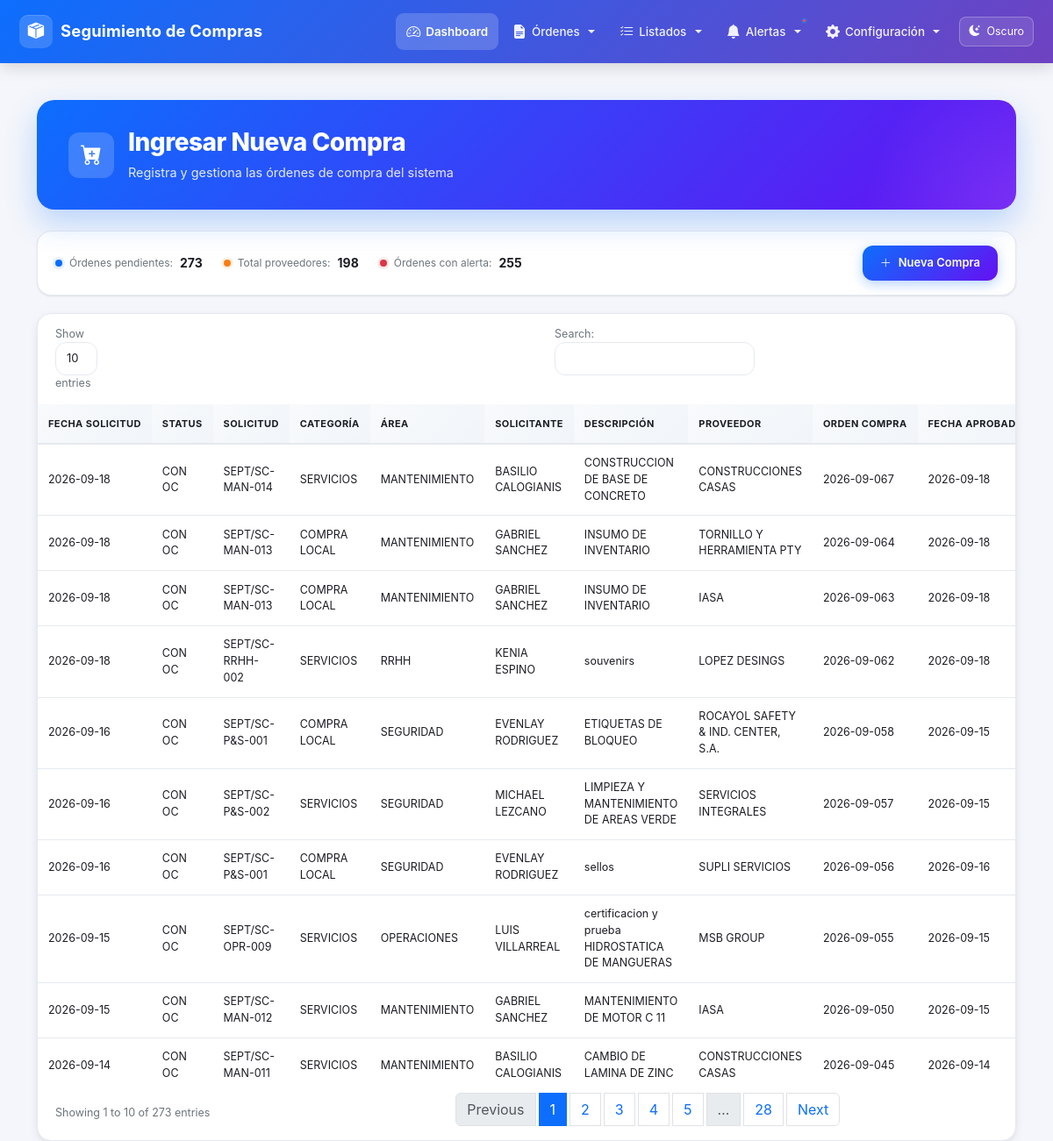
The app's page /seguimiento/view/formulario.php (signed in) with its own data.
### tables this page shows
CREATE TABLE `compras_detalle` (
  `id` int(11) NOT NULL,
  `fecha_solicitud` date DEFAULT NULL,
  `status` varchar(50) DEFAULT NULL,
  `solicitud` varchar(50) DEFAULT NULL,
  `categoria` varchar(50) DEFAULT NULL,
  `destino` varchar(50) DEFAULT NULL,
  `area` varchar(50) DEFAULT NULL,
  `solicitante` varchar(100) DEFAULT NULL,
  `descripcion` text DEFAULT NULL,
  `proveedor` varchar(100) DEFAULT NULL,
  `orden_compra` varchar(50) DEFAULT NULL,
  `fecha_aprobada` date DEFAULT NULL,
  `llego_terminal` varchar(10) DEFAULT NULL,
  `llego_isla` varchar(10) DEFAULT NULL,
  `fecha_llegada_isla` date DEFAULT NULL,
  `fecha_llegada` date DEFAULT NULL,
  `status_entrega` varchar(100) DEFAULT NULL,
  `fecha_cierre_oc` datetime DEFAULT NULL,
  `contador_dias` int(11) DEFAULT NULL,
  `alertas_dias` int(11) DEFAULT NULL,
  `fecha_alerta` date DEFAULT NULL,
  `comentario` varchar(255) DEFAULT NULL
);

### seguimiento/view/formulario.php (the view, shortened to what this page needs)
<?php
include '../php/conexion.php';
$sql_compras = "SELECT * FROM compras_detalle WHERE status_entrega = 'Pendiente' ORDER BY id DESC";
$result_compras = $con->query($sql_compras);
$proveedores = [];
$sql = "SELECT nombre FROM proveedores ORDER BY nombre ASC";
$result = $con->query($sql);
if ($result && $result->num_rows > 0) {
    while ($row = $result->fetch_assoc()) {
        $proveedores[] = $row['nombre'];
    }
}
$sql_update_dias = "
    UPDATE compras_detalle
    SET contador_dias = DATEDIFF(fecha_llegada, fecha_solicitud)
    WHERE fecha_llegada IS NOT NULL
";
$con->query($sql_update_dias);
$sql_alerta = "SELECT id, fecha_solicitud, alertas_dias, comentario FROM compras_detalle
               WHERE status_entrega = 'Pendiente'
               AND DATEDIFF(CURDATE(), fecha_solicitud) > 15
               AND (comentario IS NULL OR comentario = '')";
$result_alerta = $con->query($sql_alerta);
$total_pendientes = 0;
if (isset($result_compras) && $result_compras instanceof mysqli_result) {
    $total_pendientes = $result_compras->num_rows;
}
$total_proveedores = 0;
if (isset($proveedores) && is_array($proveedores) && count($proveedores) > 0) {
    $total_proveedores = count($proveedores);
} else {
    $res_fb = $con->query("SELECT COUNT(*) AS total FROM proveedores");
    if ($res_fb) {
        $total_proveedores = (int)($res_fb->fetch_assoc()['total'] ?? 0);
    }
}
$total_alerta = 0;
if (isset($result_alerta) && $result_alerta instanceof mysqli_result) {
    $total_alerta = $result_alerta->num_rows;
}
?>
<?php include '../includes/navbar.php'; ?>
<div class="container main-content mt-4">
    <div class="page-header animate-in">
        <div class="d-flex align-items-center gap-3">
            <div class="header-icon">
                <i class="bi bi-cart-plus-fill"></i>
            </div>
            <div>
                <h2>Ingresar Nueva Compra</h2>
                <p class="subtitle mb-0">
                    Registra y gestiona las órdenes de compra del sistema
                </p>
            </div>
        </div>
    </div>
    <div class="action-bar animate-in delay-1">
        <div class="stats">
            <div class="stat-item">
                <span class="stat-dot"></span>
                <span>Órdenes pendientes:</span>
                <strong><?= $total_pendientes ?></strong>
            </div>
            <div class="stat-item">
                <span class="stat-dot warning"></span>
                <span>Total proveedores:</span>
                <strong><?= $total_proveedores ?></strong>
            </div>
            <div class="stat-item">
                <span class="stat-dot danger"></span>
                <span>Órdenes con alerta:</span>
                <strong><?= $total_alerta ?></strong>
            </div>
        </div>
        <button class="btn btn-modern btn-primary-modern"
                data-bs-toggle="modal"
                data-bs-target="#modalCompra">
            <i class="bi bi-plus-lg"></i>
            Nueva Compra
        </button>
    </div>
    <div class="table-wrapper animate-in delay-2">
        <div class="table-responsive">
            <table id="tablaCompras" class="table table-modern table-hover align-middle">
                <thead>
                    <tr>
                        <th>Fecha Solicitud</th>
                        <th>Status</th>
                        <th>Solicitud</th>
                        <th>Categoría</th>
                        <th>Área</th>
                        <th>Solicitante</th>
                        <th>Descripción</th>
                        <th>Proveedor</th>
                        <th>Orden Compra</th>
                        <th>Fecha Aprobada</th>
                    </tr>
                </thead>
                <tbody>
                    <?php if ($result_compras && $result_compras->num_rows > 0): ?>
                        <?php while ($row = $result_compras->fetch_assoc()): ?>
                            <tr>
                                <td><?= htmlspecialchars($row['fecha_solicitud']) ?></td>
                                <td><?= htmlspecialchars($row['status']) ?></td>
                                <td><?= htmlspecialchars($row['solicitud']) ?></td>
                                <td><?= htmlspecialchars($row['categoria']) ?></td>
                                <td><?= htmlspecialchars($row['area']) ?></td>
                                <td><?= htmlspecialchars($row['solicitante']) ?></td>
                                <td><?= htmlspecialchars($row['descripcion']) ?></td>
                                <td><?= htmlspecialchars($row['proveedor']) ?></td>
                                <td><?= htmlspecialchars($row['orden_compra']) ?></td>
                                <td><?= htmlspecialchars($row['fecha_aprobada']) ?></td>
                            </tr>
                        <?php endwhile; ?>
                    <?php endif; ?>
                </tbody>
            </table>
        </div>
    </div>
</div>
<?php include '../includes/footer.php'; ?>
</body>
</html>

### seguimiento/includes/navbar.php (style rules this page uses)
:root { --navbar-primary: #0d6efd; --navbar-secondary: #6f42c1; --navbar-hover: rgba(255, 255, 255, 0.12); --navbar-active: rgba(255, 255, 255, 0.18); --body-bg: #f5f7fb; }
body { font-family: 'Poppins', sans-serif; background-color: var(--body-bg); padding-top: 78px; font-size: 13px; transition: background-color 0.3s ease, color 0.3s ease; }

### records on screen
compras_detalle: fecha_solicitud "2026-09-18", status "CON OC", solicitud "SEPT/SC-MAN-014", categoria "SERVICIOS", area "MANTENIMIENTO", solicitante "BASILIO CALOGIANIS", descripcion "CONSTRUCCION DE BASE DE CONCRETO", proveedor "CONSTRUCCIONES CASAS", orden_compra "2026-09-067", fecha_aprobada "2026-09-18"
compras_detalle: fecha_solicitud "2026-09-18", status "CON OC", solicitud "SEPT/SC-MAN-013", categoria "COMPRA LOCAL", area "MANTENIMIENTO", solicitante "GABRIEL SANCHEZ", descripcion "INSUMO DE INVENTARIO", proveedor "TORNILLO Y HERRAMIENTA PTY", orden_compra "2026-09-064", fecha_aprobada "2026-09-18"
compras_detalle: fecha_solicitud "2026-09-18", status "CON OC", solicitud "SEPT/SC-MAN-013", categoria "COMPRA LOCAL", area "MANTENIMIENTO", solicitante "GABRIEL SANCHEZ", descripcion "INSUMO DE INVENTARIO", proveedor "IASA", orden_compra "2026-09-063", fecha_aprobada "2026-09-18"
compras_detalle: fecha_solicitud "2026-09-18", status "CON OC", solicitud "SEPT/SC-RRHH-002", categoria "SERVICIOS", area "RRHH", solicitante "KENIA ESPINO", descripcion "souvenirs", proveedor "LOPEZ DESINGS", orden_compra "2026-09-062", fecha_aprobada "2026-09-18"
compras_detalle: fecha_solicitud "2026-09-16", status "CON OC", solicitud "SEPT/SC-P&S-001", categoria "COMPRA LOCAL", area "SEGURIDAD", solicitante "EVENLAY RODRIGUEZ", descripcion "ETIQUETAS DE BLOQUEO", proveedor "ROCAYOL SAFETY & IND. CENTER, S.A.", orden_compra "2026-09-058", fecha_aprobada "2026-09-15"
compras_detalle: fecha_solicitud "2026-09-16", status "CON OC", solicitud "SEPT/SC-P&S-002", categoria "SERVICIOS", area "SEGURIDAD", solicitante "MICHAEL LEZCANO", descripcion "LIMPIEZA Y MANTENIMIENTO DE AREAS VERDE", proveedor "SERVICIOS INTEGRALES", orden_compra "2026-09-057", fecha_aprobada "2026-09-15"
compras_detalle: fecha_solicitud "2026-09-16", status "CON OC", solicitud "SEPT/SC-P&S-001", categoria "COMPRA LOCAL", area "SEGURIDAD", solicitante "EVENLAY RODRIGUEZ", descripcion "sellos", proveedor "SUPLI SERVICIOS", orden_compra "2026-09-056", fecha_aprobada "2026-09-16"
compras_detalle: fecha_solicitud "2026-09-15", status "CON OC", solicitud "SEPT/SC-OPR-009", categoria "SERVICIOS", area "OPERACIONES", solicitante "LUIS VILLARREAL", descripcion "certificacion y prueba HIDROSTATICA DE MANGUERAS", proveedor "MSB GROUP", orden_compra "2026-09-055", fecha_aprobada "2026-09-15"
compras_detalle: fecha_solicitud "2026-09-15", status "CON OC", solicitud "SEPT/SC-MAN-012", categoria "SERVICIOS", area "MANTENIMIENTO", solicitante "GABRIEL SANCHEZ", descripcion "MANTENIMIENTO DE MOTOR C 11", proveedor "IASA", orden_compra "2026-09-050", fecha_aprobada "2026-09-15"
compras_detalle: fecha_solicitud "2026-09-14", status "CON OC", solicitud "SEPT/SC-MAN-011", categoria "SERVICIOS", area "MANTENIMIENTO", solicitante "BASILIO CALOGIANIS", descripcion "CAMBIO DE LAMINA DE ZINC", proveedor "CONSTRUCCIONES CASAS", orden_compra "2026-09-045", fecha_aprobada "2026-09-14"

### other values on screen
$total_pendientes "273"
$total_proveedores "198"
$total_alerta "255"
